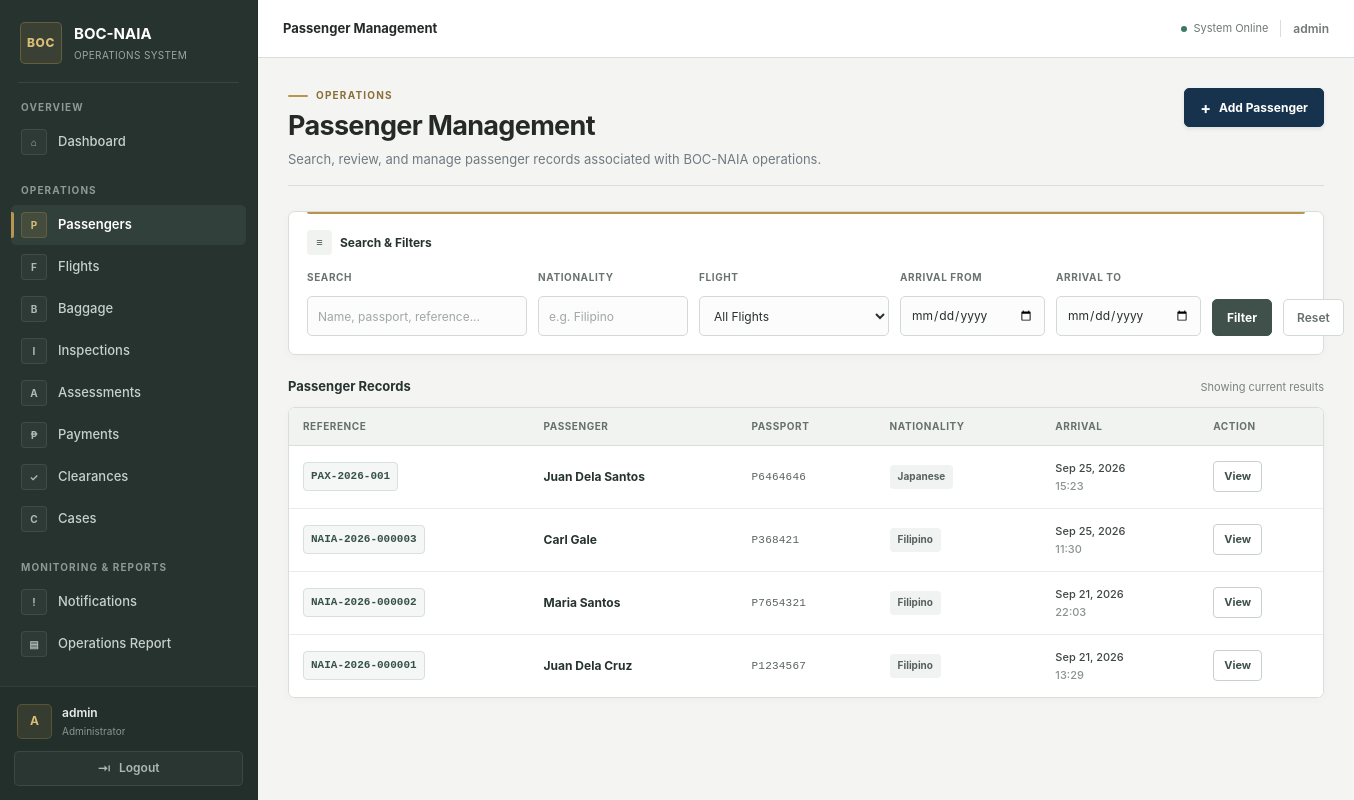
The app's page /passengers/ (signed in) with its own data.
### passengers/models.py (models this page shows, shortened)
class Passenger(models.Model):
    reference_number = models.CharField(max_length=20, unique=True)
    first_name = models.CharField(max_length=100)
    last_name = models.CharField(max_length=100)
    passport_number = models.CharField(max_length=30)
    nationality = models.CharField(max_length=100)
    flight = models.ForeignKey(
        "Flight",
        on_delete=models.PROTECT,
        related_name="passengers",
        null=True, blank=True
        )
    arrival_datetime = models.DateTimeField()
    created_at = models.DateTimeField(auto_now_add=True)

### passengers/views.py (the view, shortened to what this page needs)
# urls.py: path("", views.passenger_list, name="passenger_list"),
@login_required
@permission_required(
    "passengers.view_passenger",
    raise_exception=True,
)
def passenger_list(request):
    passengers = Passenger.objects.select_related(
        "flight",
    ).all()
    search = request.GET.get("q", "").strip()
    nationality = request.GET.get("nationality", "").strip()
    flight_id = request.GET.get("flight", "").strip()
    date_from = request.GET.get("date_from", "").strip()
    date_to = request.GET.get("date_to", "").strip()
    if nationality:
        passengers = passengers.filter(
            nationality__iexact=nationality
        )
    if flight_id:
        passengers = passengers.filter(
            flight_id=flight_id
        )
    if date_from:
        parsed_from = parse_date(date_from)
        if parsed_from:
            passengers = passengers.filter(
                arrival_datetime__date__gte=parsed_from
            )
    if date_to:
        parsed_to = parse_date(date_to)
        if parsed_to:
            passengers = passengers.filter(
                arrival_datetime__date__lte=parsed_to
            )
    passengers = passengers.order_by("-arrival_datetime")
    paginator = Paginator(passengers, 20)
    page_number = request.GET.get("page")
    passengers = paginator.get_page(page_number)
    return render(
        request,
        "passengers/passenger_list.html",
        {
            "passengers": passengers,
            "search": search,
            "selected_nationality": nationality,
            "selected_flight": flight_id,
            "date_from": date_from,
            "date_to": date_to,
            "flights": Flight.objects.order_by("-arrival_datetime"),
        },
    )

### passengers/templates/passengers/passenger_list.html (shortened to what this page needs)
{% extends "base.html" %}
{% block nav_passengers %}nav-active{% endblock %}
{% block page_heading %}
    Passenger Management
{% endblock %}
{% block content %}
<div class="passenger-page">
    <section class="page-header">
        <div class="page-header-left">
            <div class="page-eyebrow">
                Operations
            </div>
            <h1 class="page-title">
                Passenger Management
            </h1>
            <p class="page-description">
                Search, review, and manage passenger records associated
                with BOC-NAIA operations.
            </p>
        </div>
        <a
            href="{% url 'passenger_create' %}"
            class="primary-button"
        >
            <span class="primary-button-icon">+</span>
            <span>Add Passenger</span>
        </a>
    </section>
    <section class="filter-panel">
        <div class="filter-heading">
            <div class="filter-heading-title">
                <span class="filter-heading-icon">
                    ≡
                </span>
                Search & Filters
            </div>
        </div>
        <form
            method="get"
            class="filter-form"
        >
            <div class="filter-field">
                <label
                    for="passenger-search"
                    class="filter-label"
                >
                    Search
                </label>
                <input
                    id="passenger-search"
                    type="search"
                    name="q"
                    value="{{ search }}"
                    class="filter-input"
                    placeholder="Name, passport, reference..."
                >
            </div>
            <div class="filter-field">
                <label
                    for="passenger-nationality"
                    class="filter-label"
                >
                    Nationality
                </label>
                <input
                    id="passenger-nationality"
                    type="text"
                    name="nationality"
                    value="{{ selected_nationality }}"
                    class="filter-input"
                    placeholder="e.g. Filipino"
                >
            </div>
            <div class="filter-field">
                <label
                    for="passenger-flight"
                    class="filter-label"
                >
                    Flight
                </label>
                <select
                    id="passenger-flight"
                    name="flight"
                    class="filter-select"
                >
                    <option value="">
                        All Flights
                    </option>
                </select>
            </div>
            <div class="filter-field">
                <label
                    for="passenger-date-from"
                    class="filter-label"
                >
                    Arrival From
                </label>
                <input
                    id="passenger-date-from"
                    type="date"
                    name="date_from"
                    value="{{ date_from }}"
                    class="filter-input"
                >
            </div>
            <div class="filter-field">
                <label
                    for="passenger-date-to"
                    class="filter-label"
                >
                    Arrival To
                </label>
                <input
                    id="passenger-date-to"
                    type="date"
                    name="date_to"
                    value="{{ date_to }}"
                    class="filter-input"
                >
            </div>
            <button
                type="submit"
                class="filter-action"
            >
                Filter
            </button>
            <a
                href="{% url 'passenger_list' %}"
                class="filter-reset"
            >
                Reset
            </a>
        </form>
    </section>
    <div class="results-header">
        <div class="results-title">
            Passenger Records
        </div>
        <div class="results-meta">
            {% if passengers %}
                Showing current results
            {% else %}
                No matching records
            {% endif %}
        </div>
    </div>
    {% if passengers %}
        <section class="table-card">
            <table class="passenger-table">
                <thead>
                    <tr>
                        <th>
                            Reference
                        </th>
                        <th>
                            Passenger
                        </th>
                        <th>
                            Passport
                        </th>
                        <th>
                            Nationality
                        </th>
                        <th>
                            Arrival
                        </th>
                        <th>
                            Action
                        </th>
                    </tr>
                </thead>
                <tbody>
                    {% for passenger in passengers %}
                        <tr>
                            <td>
                                <span class="reference-number">
                                    {{ passenger.reference_number }}
                                </span>
                            </td>
                            <td>
                                <div class="passenger-name">
                                    {{ passenger.first_name }}
                                    {{ passenger.last_name }}
                                </div>
                            </td>
                            <td>
                                <span class="passport-number">
                                    {{ passenger.passport_number }}
                                </span>
                            </td>
                            <td>
                                <span class="nationality">
                                    {{ passenger.nationality }}
                                </span>
                            </td>
                            <td>
                                <span class="arrival-date">
                                    {{ passenger.arrival_datetime|date:"M d, Y" }}
                                    <br>
                                    <span style="color:#8A938F;">
                                        {{ passenger.arrival_datetime|date:"H:i" }}
                                    </span>
                                </span>
                            </td>
                            <td>
                                <a
                                    href="{% url 'passenger_detail' passenger.id %}"
                                    class="view-button"
                                >
                                    View
                                </a>
                            </td>
                        </tr>
                    {% endfor %}
                </tbody>
            </table>
        </section>
    {% endif %}
</div>
{% endblock %}

### templates/base.html (shortened to what this page needs)
{% load static %}
<!DOCTYPE html>
<html lang="en">
<head>
    <link rel="stylesheet" href="{% static 'css/app.css' %}?v=20261002">
</head>
<body>
<div class="app-shell">
    <aside class="sidebar" id="sidebar">
        <div class="sidebar-brand">
            <div class="brand-mark">
                BOC
            </div>
            <div class="brand-text">
                <strong>BOC-NAIA</strong>
                <span>Operations System</span>
            </div>
        </div>
        <div class="sidebar-divider"></div>
        <nav class="sidebar-navigation">
            <div class="nav-section">
                <span class="nav-section-title">
                    Overview
                </span>
                <a
                    href="{% url 'dashboard' %}"
                    class="nav-link {% block nav_dashboard %}{% endblock %}"
                >
                    <span class="nav-icon">⌂</span>
                    <span class="nav-label">Dashboard</span>
                </a>
            </div>
            <div class="nav-section">
                <span class="nav-section-title">
                    Operations
                </span>
                {% if perms.passengers.view_passenger %}
                <a
                    href="{% url 'passenger_list' %}"
                    class="nav-link {% block nav_passengers %}{% endblock %}"
                >
                    <span class="nav-icon">P</span>
                    <span class="nav-label">Passengers</span>
                </a>
                {% endif %}
                {% if perms.passengers.view_flight %}
                <a
                    href="{% url 'flight_list' %}"
                    class="nav-link {% block nav_flights %}{% endblock %}"
                >
                    <span class="nav-icon">F</span>
                    <span class="nav-label">Flights</span>
                </a>
                {% endif %}
                {% if perms.passengers.view_baggage %}
                <a
                    href="{% url 'baggage_list' %}"
                    class="nav-link {% block nav_baggage %}{% endblock %}"
                >
                    <span class="nav-icon">B</span>
                    <span class="nav-label">Baggage</span>
                </a>
                {% endif %}
                {% if perms.passengers.view_inspection %}
                <a
                    href="{% url 'inspection_list' %}"
                    class="nav-link {% block nav_inspections %}{% endblock %}"
                >
                    <span class="nav-icon">I</span>
                    <span class="nav-label">Inspections</span>
                </a>
                {% endif %}
                {% if perms.passengers.view_assessment %}
                <a
                    href="{% url 'assessment_list' %}"
                    class="nav-link {% block nav_assessments %}{% endblock %}"
                >
                    <span class="nav-icon">A</span>
                    <span class="nav-label">Assessments</span>
                </a>
                {% endif %}
                {% if perms.passengers.view_payment %}
                <a
                    href="{% url 'payment_list' %}"
                    class="nav-link {% block nav_payments %}{% endblock %}"
                >
                    <span class="nav-icon">₱</span>
                    <span class="nav-label">Payments</span>
                </a>
                {% endif %}
                {% if perms.passengers.view_clearance %}
                <a
                    href="{% url 'clearance_list' %}"
                    class="nav-link {% block nav_clearances %}{% endblock %}"
                >
                    <span class="nav-icon">✓</span>
                    <span class="nav-label">Clearances</span>
                </a>
                {% endif %}
                {% if perms.passengers.view_case %}
                <a
                    href="{% url 'case_list' %}"
                    class="nav-link {% block nav_cases %}{% endblock %}"
                >
                    <span class="nav-icon">C</span>
                    <span class="nav-label">Cases</span>
                </a>
                {% endif %}
            </div>
            <div class="nav-section">
                <span class="nav-section-title">Monitoring & Reports</span>
                <a
                    href="{% url 'notifications' %}"
                    class="nav-link {% block nav_notifications %}{% endblock %}"
                >
                    <span class="nav-icon">!</span>
                    <span>Notifications</span>
                </a>
                <a
                    href="{% url 'operations_report' %}"
                    class="nav-link {% block nav_operations_report %}{% endblock %}"
                >
                    <span class="nav-icon">▤</span>
                    <span>Operations Report</span>
                </a>
            </div>
        </nav>
        <div class="sidebar-footer">
            <div class="user-profile">
                <div class="user-avatar">
                    {{ request.user.username|first|upper }}
                </div>
                <div class="user-information">
                    <strong>
                        {% if request.user.get_full_name %}
                            {{ request.user.get_full_name }}
                        {% else %}
                            {{ request.user.username }}
                        {% endif %}
                    </strong>
                    <span>
                        {% if request.user.is_superuser %}
                            Administrator
                        {% endif %}
                    </span>
                </div>
            </div>
            <form
                method="post"
                action="{% url 'logout' %}"
                class="logout-form"
            >
                <button
                    type="submit"
                    class="logout-button"
                >
                    <span class="logout-icon">⇥</span>
                    <span>Logout</span>
                </button>
            </form>
        </div>
    </aside>
    <div class="main-wrapper">
        <header class="topbar">
            <div class="topbar-title">
                {% block page_heading %}{% endblock %}
            </div>
            <div class="topbar-right">
                <div class="topbar-status">
                    <span class="status-dot"></span>
                    <span>System Online</span>
                </div>
                <span class="topbar-user">
                    {{ request.user.username }}
                </span>
            </div>
        </header>
        <main class="main-content">
            {% block content %}{% endblock %}
        </main>
    </div>
</div>
</body>
</html>

### records on screen
Passenger: reference_number "PAX-2026-001", first_name "Juan", last_name "Dela Santos", passport_number "P6464646", nationality "Japanese", arrival_datetime "Sep 25, 2026", arrival_datetime "15:23"
Passenger: reference_number "NAIA-2026-000003", first_name "Carl", last_name "Gale", passport_number "P368421", nationality "Filipino", arrival_datetime "Sep 25, 2026", arrival_datetime "11:30"
Passenger: reference_number "NAIA-2026-000002", first_name "Maria", last_name "Santos", passport_number "P7654321", nationality "Filipino", arrival_datetime "Sep 21, 2026", arrival_datetime "22:03"
Passenger: reference_number "NAIA-2026-000001", first_name "Juan", last_name "Dela Cruz", passport_number "P1234567", nationality "Filipino", arrival_datetime "Sep 21, 2026", arrival_datetime "13:29"

### other values on screen
{{ request.user.username|first|upper }} "A"
{{ request.user.username }} "admin"
